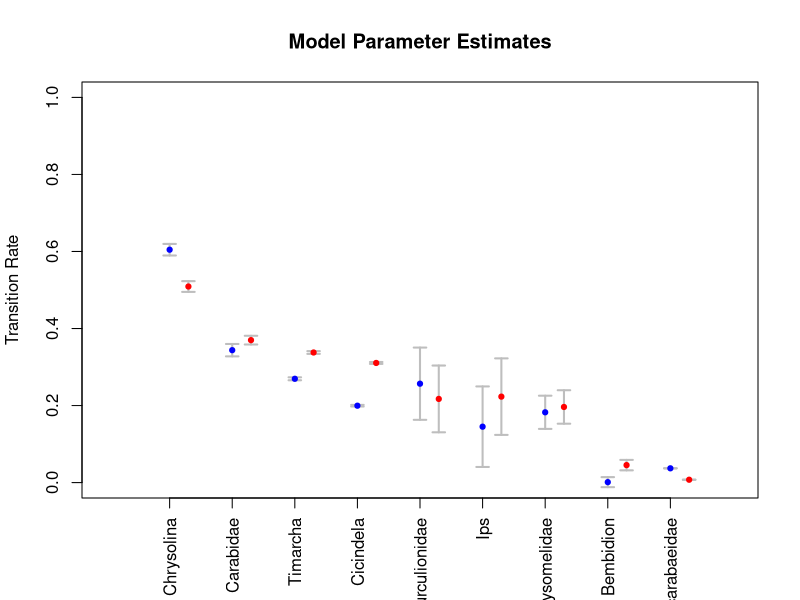
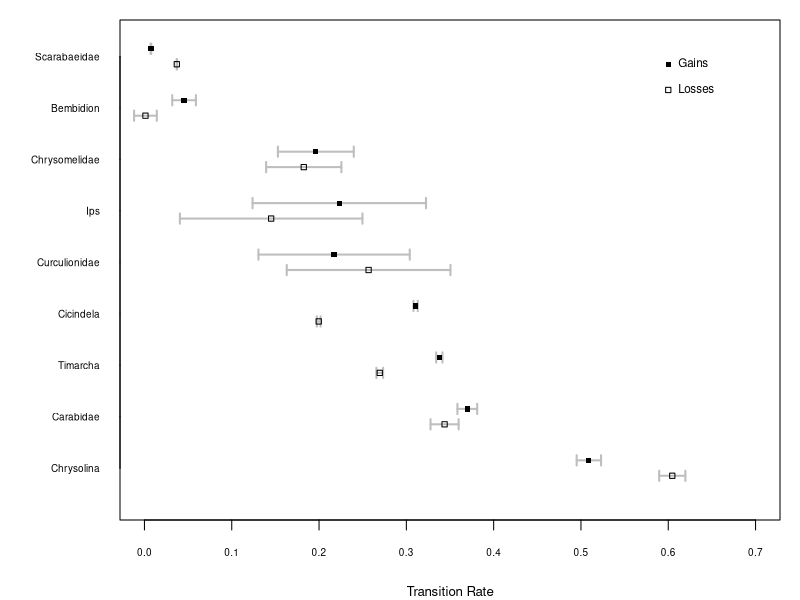

The R script that drew these images, in order:
setwd("~/Desktop/Dropbox/papers/chrom.num/data and analysis/analyses/chrom.evol")
data <- read.csv("final.params.csv", as.is=T)[,c(1,3:11)]
# lets make a table for our combined results
results <- data

#lets convert the sd in data.ph.u to CI values
results[3:4,2:10] <- data[3:4,2:10]/sqrt(20-1)*1.96
results[5:6,2:10] <- data[5:6,2:10]/sqrt(100-1)*1.96

results <- results[,c(1,2,10,4,9,5,7,3,8,6)]
# now lets plot the means with errors bar representing to uncertainty


plot(0,0, col="white", xlim=c(0,10), ylim=c(0,1), xaxt="n",
     xlab="", ylab="Transition Rate", main="Model Parameter Estimates")
#now lets add some vertical bars
lo <- results[1,2:10]-results[5,2:10]
hi <- results[1,2:10]+results[5,2:10]
for(i in 1:9){
  lines(x=c(i,i), y=c(lo[i],hi[i]), lwd=2, col="gray")
  lines(x=c(i-.1,i+.1), y=rep(lo[i], each=2), lwd=2, col="gray")
  lines(x=c(i-.1,i+.1), y=rep(hi[i], each=2), lwd=2, col="gray")
}
points(x=1:9, y=results[1,2:10], pch=19, ylim=c(0,1), col="blue", cex=.7)


#now lets add some vertical bars
lo <- results[2,2:10]-results[6,2:10]
hi <- results[2,2:10]+results[6,2:10]
for(i in 1:9){
  j<-i+.3
  lines(x=c(j,j), y=c(lo[i],hi[i]), lwd = 2, col = "gray")
  lines(x=c(j-.1,j +.1), y=rep(lo[i], each = 2), lwd = 2, col = "gray")
  lines(x=c(j-.1,j +.1), y=rep(hi[i], each = 2), lwd = 2, col = "gray")
}
points(x=1:9+.3, y=results[2,2:10], pch=19, ylim=c(0,1), col="red", cex=.7)

axis(side=1,at=1:9, labels=colnames(results)[2:10], las=2)




### lets try this turned the other way
par(mar=c(4,6,1,1))
plot(0,0, col="white", xlim=c(0,.7), ylim=c(.5,9.5), yaxt="n",
     ylab="", xlab="Transition Rate", cex.axis=.6,main="",cex.lab=.8)
axis(side=2,at=1:9+.15, labels=colnames(results)[2:10], las=2, cex.axis=.6, tck=0)
lo <- results[1,2:10]-results[5,2:10]
hi <- results[1,2:10]+results[5,2:10]
for(i in 1:9){
  lines(y=c(i,i), x=c(lo[i],hi[i]), lwd=2, col="gray")
  lines(y=c(i-.1,i+.1), x=rep(lo[i], each=2), lwd=2, col="gray")
  lines(y=c(i-.1,i+.1), x=rep(hi[i], each=2), lwd=2, col="gray")
}
points(y=1:9, x=results[1,2:10], pch=0, cex=.7)
lo <- results[2,2:10]-results[6,2:10]
hi <- results[2,2:10]+results[6,2:10]
for(i in 1:9){
  j<-i+.3
  lines(y=c(j,j), x=c(lo[i],hi[i]), lwd = 2, col = "gray")
  lines(y=c(j-.1,j +.1), x=rep(lo[i], each = 2), lwd = 2, col = "gray")
  lines(y=c(j-.1,j +.1), x=rep(hi[i], each = 2), lwd = 2, col = "gray")
}
points(y=1:9+.3, x=results[2,2:10], pch=15, cex=.7)

points(x=rep(.6,2), y=c(9,8.5),pch=c(15,0), cex=.7)
text(x=rep(.6,2), y=c(9,8.5),labels=c("Gains", "Losses"), pos=4, cex=.7)
